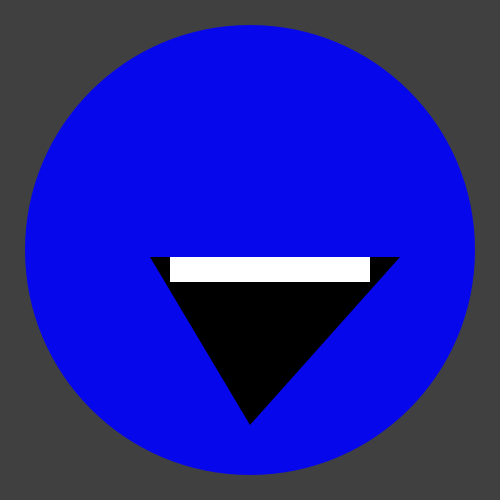
Frame 1 (no input)
Frame 60 (the mouse pressed at the canvas centre just before this capture): identical to frame 1, image omitted
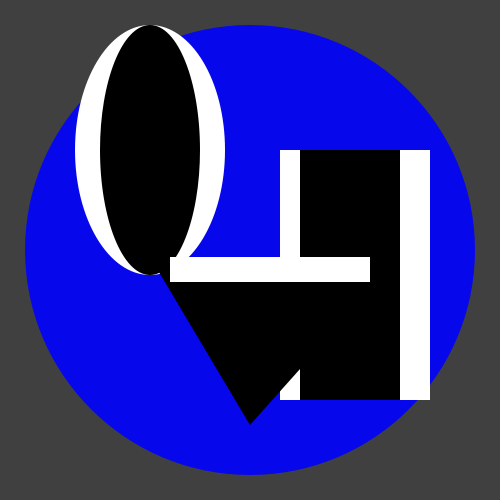
Frame 120 (the mouse held since frame 60 and released just before this capture)

The Processing sketch that drew these frames (run headless with seeded random() and noise(); from frame 60 on, the mouse is pressed at the canvas centre):

// Processing sketch: processing_19980
// ── processing_19980.pde

int value = 0;

void setup() {
  size(500, 500);//document size
  smooth();

}

void draw() {
  
  background(64); // background color
  noStroke(); // no stroke declared
  
  //head
  fill(#0707ec);
  ellipse(250, 250, 450, 450);//Round head
  
  //eyes
  fill(#FFFFFF);//White
  ellipse(150, 150, 150, mouseY);//Left Eye
  rect(280, 150, 150, mouseY);//Right Eye
  
  //eye pupils
  fill(#000000);//Black
  ellipse(150, 150, 100, mouseY); //Left eye pupil
  rect(300, 150, 100, mouseY); //right eye puple
  
  //mouth
  triangle(150,257,400,257,250,425);//mouth shape
  
  //teeth
  fill(#FFFFFF);//White
  rect(170,257,200,25);//Teeth Shape
}
